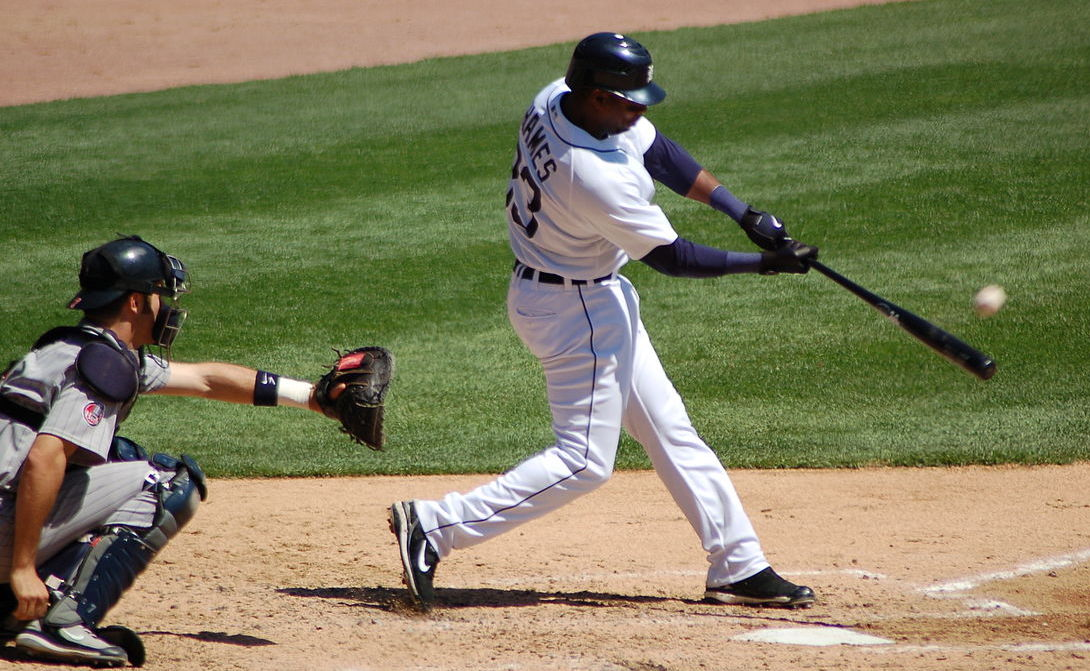
#> input picture baseball.jpg, 1090 x 671 px, found by its file name
$ jupyter execute 'exp_5_dipt (1) (2).ipynb'   (older library calls are emulated)
#> lines starting #> are read from the running program, lines starting #| are printed output that depends on the picture
## Image Smoothing and Sharpening Using OpenCV
### NAME: HARINI S
### REG NO: 212224240049

[cell 1]
import cv2
import matplotlib.pyplot as plt
import numpy as np
image1=cv2.imread(r"C:\Users\admin\Downloads\baseball.jpg")
#> image1 is the input picture: shape (671, 1090, 3); mean B, G, R 92.2, 124.4, 126.7
image2=cv2.cvtColor(image1,cv2.COLOR_BGR2RGB)
kernel=np.ones((11,11),np.float32)/169
image3=cv2.filter2D(image2,-1,kernel)
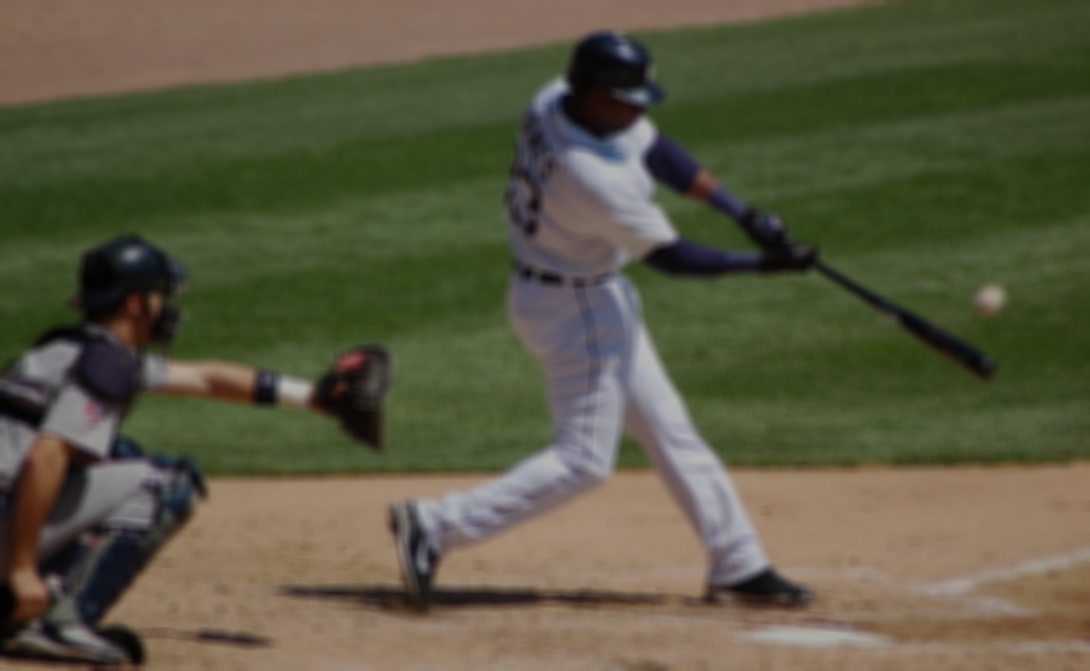
#> image3: shape (671, 1090, 3); mean R, G, B 90.7, 89, 66
plt.figure(figsize=(9,9))
plt.subplot(1,2,1)
plt.imshow(image2)
plt.title("Original Image")
plt.axis("off")
plt.subplot(1,2,2)
plt.imshow(image3)
plt.title("Average Filter Image")
plt.axis("off")
plt.show()
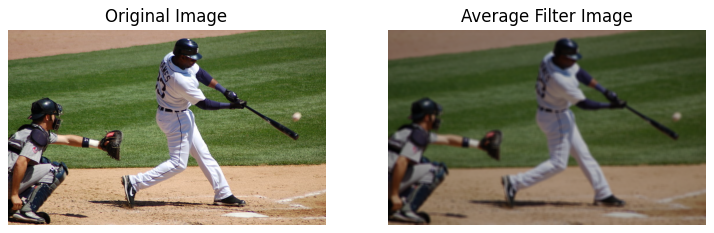
#> figure drawn by matplotlib, 2 panels

[cell 2]
kernel1=np.array([[1,2,1],[2,4,2],[1,2,1]])/16
image2=cv2.cvtColor(image1,cv2.COLOR_BGR2RGB)
image3=cv2.filter2D(image2,-1,kernel1)
plt.subplot(1,2,1)
plt.imshow(image2)
plt.title("Original Image")
plt.axis("off")
plt.subplot(1,2,2)
plt.imshow(image3)
plt.title("Weighted Average Filter Image")
plt.axis("off")
plt.show()
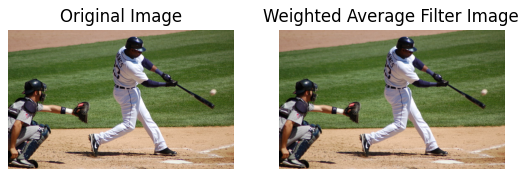
#> figure drawn by matplotlib, 2 panels

[cell 3]
gaussian_blur=cv2.GaussianBlur(image2,(33,33),0,0)
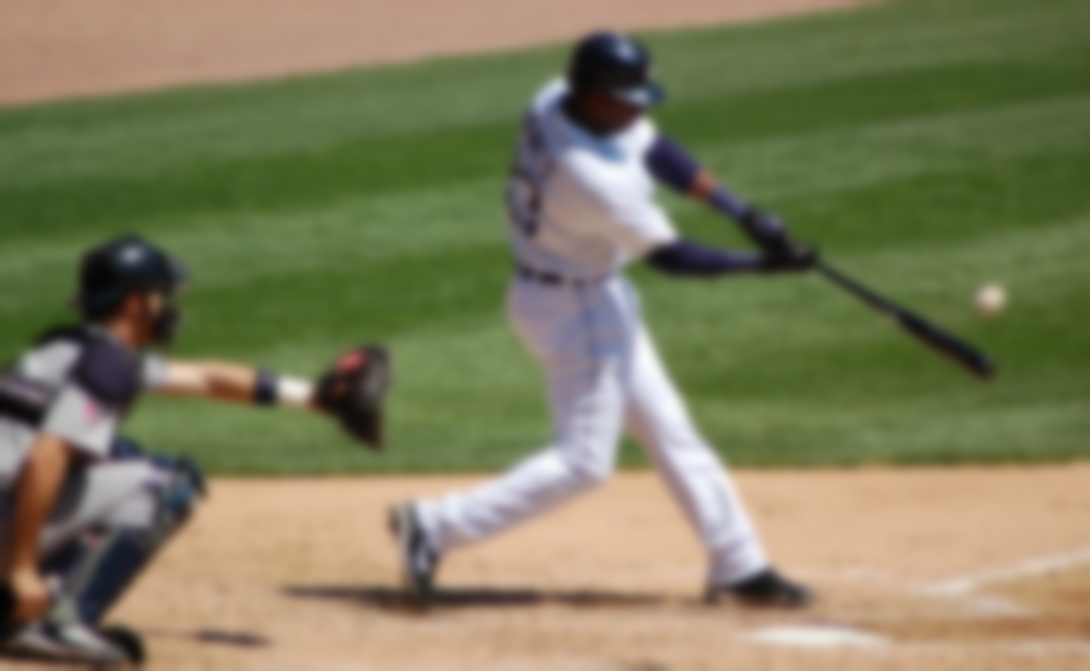
#> gaussian_blur: shape (671, 1090, 3); mean R, G, B 126.7, 124.4, 92.2
plt.subplot(1,2,1)
plt.imshow(image2)
plt.title("Original Image")
plt.axis("off")
plt.subplot(1,2,2)
plt.imshow(gaussian_blur)
plt.title("Gaussian Blur")
plt.axis("off")
plt.show()

[cell 4]
median=cv2.medianBlur(image2,13)
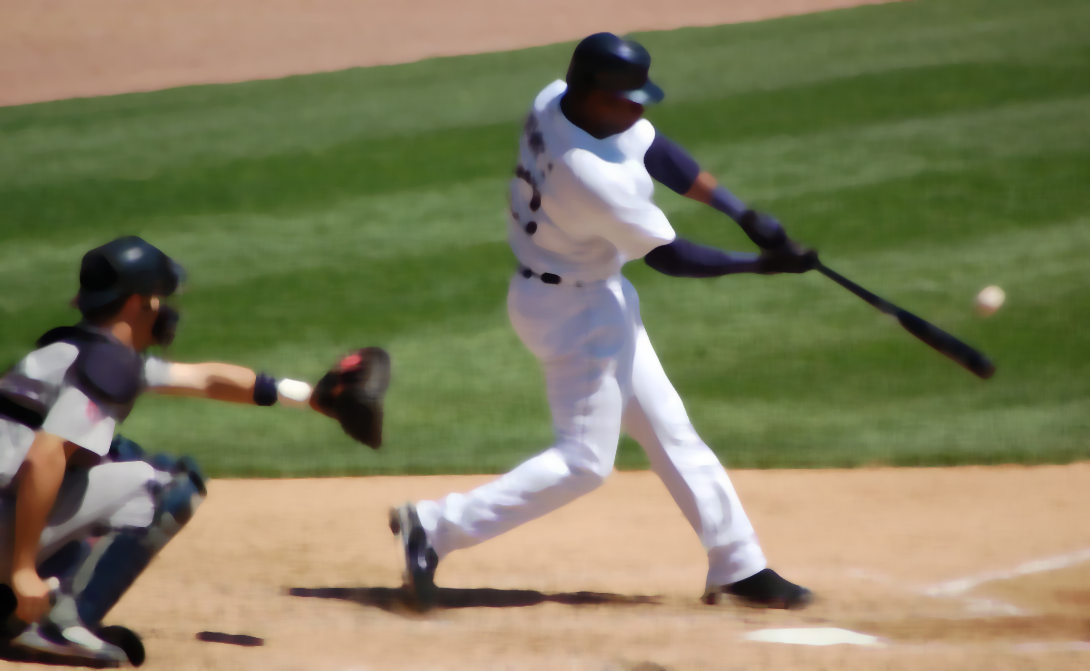
#> median: shape (671, 1090, 3); mean R, G, B 126.9, 124.6, 92.2
plt.figure(figsize=(9,9))
plt.subplot(1,2,1)
plt.imshow(image2)
plt.title("Original Image")
plt.axis("off")
plt.subplot(1,2,2)
plt.imshow(median)
plt.title("Median Blur")
plt.axis("off")
plt.show()

[cell 5]
kernel2=np.array([[-1,-1,-1],[2,-2,1],[2,1,-1]])
image3=cv2.filter2D(image2,-1,kernel2)
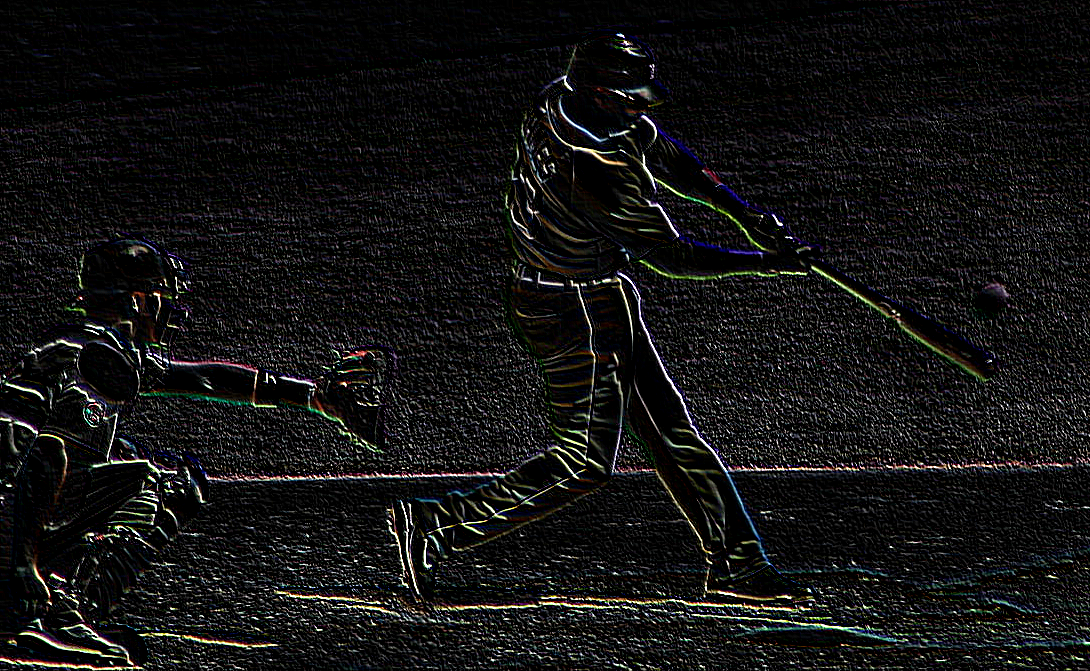
#> image3: shape (671, 1090, 3); mean R, G, B 19, 18.9, 18.7
plt.subplot(1,2,1)
plt.imshow(image2)
plt.title("Original Image")
plt.axis("off")
plt.subplot(1,2,2)
plt.imshow(image3)
plt.title("Laplacian Kernel")
plt.axis("off")
plt.show()

[cell 6]
laplacian = cv2.Laplacian(image2, cv2.CV_64F)
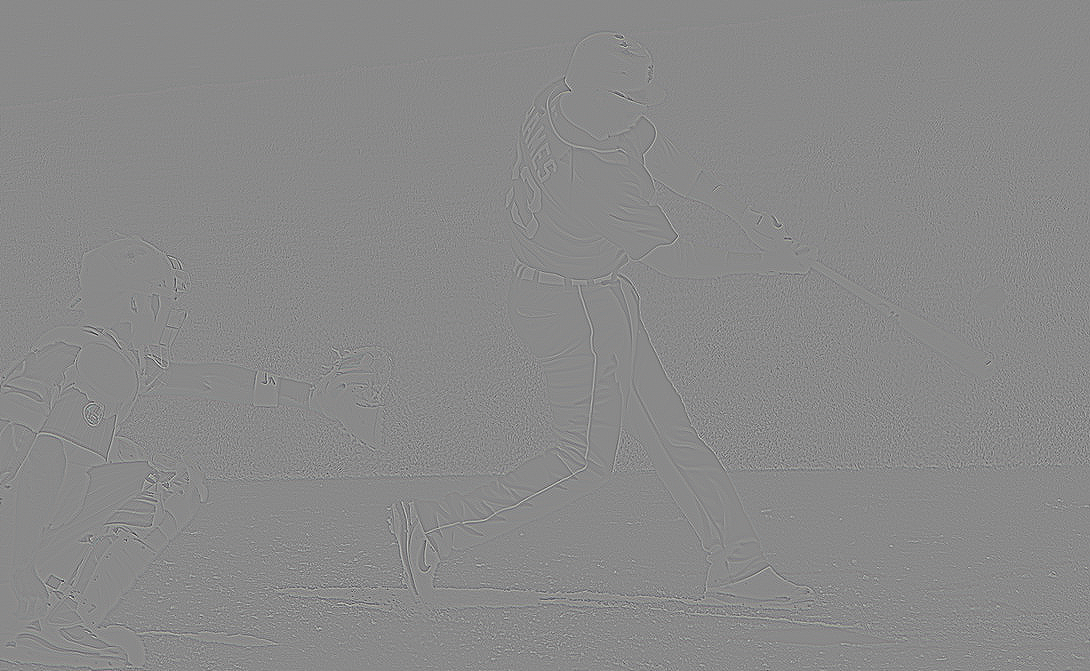
#> laplacian: shape (671, 1090, 3) float64; mean R, G, B 0, 0, 0; drawn with min black and max white
plt.subplot(1, 2, 1)
plt.imshow(image2)
plt.title("Original Image")
plt.axis("off")
plt.subplot(1, 2, 2)
laplacian_abs = np.uint8(np.absolute(laplacian))
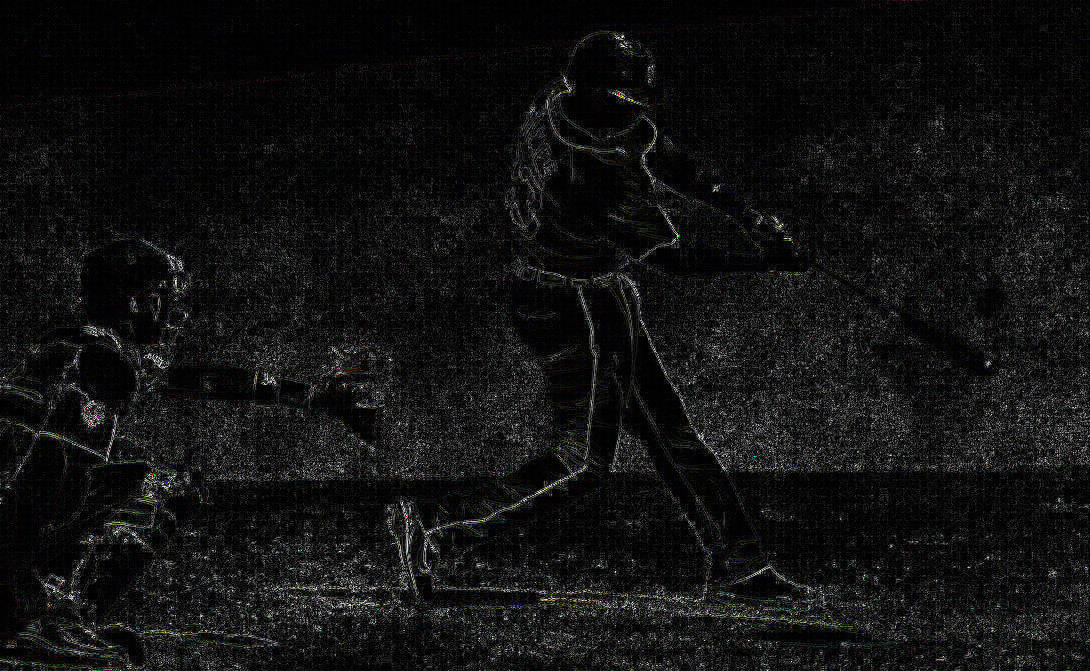
#> laplacian_abs: shape (671, 1090, 3); mean R, G, B 18, 18, 18.1
plt.imshow(laplacian_abs, cmap='gray')
plt.title("Laplacian Operator")
plt.axis("off")
plt.show()
